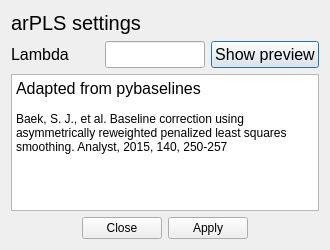
<?xml version="1.0" encoding="UTF-8"?>
<ui version="4.0">
 <class>Dialog</class>
 <widget class="QDialog" name="Dialog">
  <property name="geometry">
   <rect>
    <x>0</x>
    <y>0</y>
    <width>330</width>
    <height>250</height>
   </rect>
  </property>
  <property name="windowTitle">
   <string>Asymmetrically Reweighted Penalized Least Squares (arPLS)</string>
  </property>
  <layout class="QVBoxLayout" name="verticalLayout">
   <item>
    <widget class="QLabel" name="label">
     <property name="font">
      <font>
       <pointsize>15</pointsize>
      </font>
     </property>
     <property name="text">
      <string>arPLS settings</string>
     </property>
    </widget>
   </item>
   <item>
    <layout class="QGridLayout" name="gridLayout">
     <item row="1" column="0">
      <widget class="QLabel" name="label_2">
       <property name="minimumSize">
        <size>
         <width>75</width>
         <height>0</height>
        </size>
       </property>
       <property name="font">
        <font>
         <pointsize>12</pointsize>
        </font>
       </property>
       <property name="text">
        <string>Lambda</string>
       </property>
      </widget>
     </item>
     <item row="1" column="2">
      <widget class="QPushButton" name="showPreview">
       <property name="font">
        <font>
         <pointsize>12</pointsize>
        </font>
       </property>
       <property name="text">
        <string>Show preview</string>
       </property>
      </widget>
     </item>
     <item row="1" column="1">
      <widget class="QLineEdit" name="arPLSLambda">
       <property name="maximumSize">
        <size>
         <width>100</width>
         <height>16777215</height>
        </size>
       </property>
       <property name="font">
        <font>
         <pointsize>12</pointsize>
        </font>
       </property>
      </widget>
     </item>
    </layout>
   </item>
   <item>
    <widget class="QTextBrowser" name="textBrowser">
     <property name="html">
      <string>&lt;!DOCTYPE HTML PUBLIC &quot;-//W3C//DTD HTML 4.0//EN&quot; &quot;http://www.w3.org/TR/REC-html40/strict.dtd&quot;&gt;
&lt;html&gt;&lt;head&gt;&lt;meta name=&quot;qrichtext&quot; content=&quot;1&quot; /&gt;&lt;style type=&quot;text/css&quot;&gt;
p, li { white-space: pre-wrap; }
&lt;/style&gt;&lt;/head&gt;&lt;body style=&quot; font-family:'MS Shell Dlg 2'; font-size:7.8pt; font-weight:400; font-style:normal;&quot;&gt;
&lt;p style=&quot; margin-top:0px; margin-bottom:0px; margin-left:0px; margin-right:0px; -qt-block-indent:0; text-indent:0px;&quot;&gt;&lt;span style=&quot; font-family:'Segoe UI'; font-size:12pt;&quot;&gt;Adapted from pybaselines&lt;/span&gt;&lt;/p&gt;
&lt;p style=&quot;-qt-paragraph-type:empty; margin-top:0px; margin-bottom:0px; margin-left:0px; margin-right:0px; -qt-block-indent:0; text-indent:0px; font-family:'Segoe UI'; font-size:9pt;&quot;&gt;&lt;br /&gt;&lt;/p&gt;
&lt;p style=&quot; margin-top:0px; margin-bottom:0px; margin-left:0px; margin-right:0px; -qt-block-indent:0; text-indent:0px;&quot;&gt;&lt;span style=&quot; font-family:'Segoe UI'; font-size:9pt;&quot;&gt;Baek, S. J., et al. Baseline correction using asymmetrically reweighted penalized least squares smoothing. Analyst, 2015, 140, 250-257&lt;/span&gt;&lt;/p&gt;&lt;/body&gt;&lt;/html&gt;</string>
     </property>
    </widget>
   </item>
   <item>
    <widget class="QDialogButtonBox" name="buttonBox">
     <property name="locale">
      <locale language="English" country="UnitedStates"/>
     </property>
     <property name="orientation">
      <enum>Qt::Horizontal</enum>
     </property>
     <property name="standardButtons">
      <set>QDialogButtonBox::Apply|QDialogButtonBox::Close</set>
     </property>
     <property name="centerButtons">
      <bool>true</bool>
     </property>
    </widget>
   </item>
  </layout>
 </widget>
 <resources/>
 <connections>
  <connection>
   <sender>buttonBox</sender>
   <signal>accepted()</signal>
   <receiver>Dialog</receiver>
   <slot>accept()</slot>
   <hints>
    <hint type="sourcelabel">
     <x>248</x>
     <y>254</y>
    </hint>
    <hint type="destinationlabel">
     <x>157</x>
     <y>274</y>
    </hint>
   </hints>
  </connection>
  <connection>
   <sender>buttonBox</sender>
   <signal>rejected()</signal>
   <receiver>Dialog</receiver>
   <slot>reject()</slot>
   <hints>
    <hint type="sourcelabel">
     <x>316</x>
     <y>260</y>
    </hint>
    <hint type="destinationlabel">
     <x>286</x>
     <y>274</y>
    </hint>
   </hints>
  </connection>
 </connections>
</ui>
